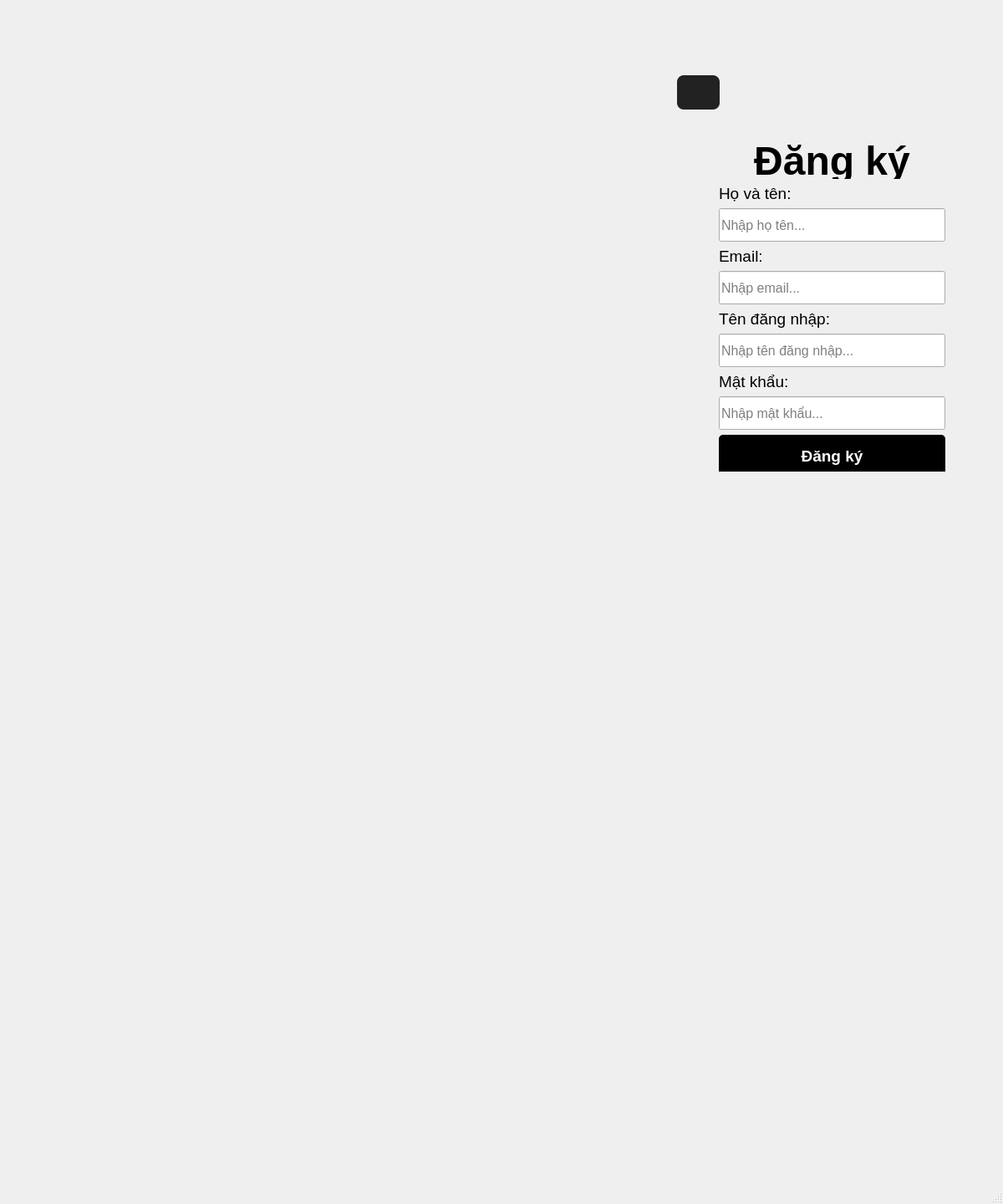
<?xml version="1.0" encoding="UTF-8"?>
<ui version="4.0">
 <class>mainWindow</class>
 <widget class="QMainWindow" name="mainWindow">
  <property name="geometry">
   <rect>
    <x>0</x>
    <y>0</y>
    <width>1200</width>
    <height>1440</height>
   </rect>
  </property>
  <property name="windowTitle">
   <string>Đăng ký - Hệ thống thư viện</string>
  </property>
  <widget class="QWidget" name="centralwidget">
   <widget class="QLabel" name="label_image">
    <property name="geometry">
     <rect>
      <x>20</x>
      <y>20</y>
      <width>736</width>
      <height>1349</height>
     </rect>
    </property>
    <property name="minimumSize">
     <size>
      <width>600</width>
      <height>0</height>
     </size>
    </property>
    <property name="text">
     <string/>
    </property>
    <property name="pixmap">
     <pixmap resource="anhthuvien.qrc">:/newPrefix/anh_thu_vien.bmp</pixmap>
    </property>
    <property name="scaledContents">
     <bool>true</bool>
    </property>
    <property name="alignment">
     <set>Qt::AlignCenter</set>
    </property>
   </widget>
   <widget class="QWidget" name="layoutWidget">
    <property name="geometry">
     <rect>
      <x>860</x>
      <y>170</y>
      <width>271</width>
      <height>394</height>
     </rect>
    </property>
    <layout class="QVBoxLayout" name="verticalLayout">
     <item>
      <widget class="QLabel" name="label_title">
       <property name="maximumSize">
        <size>
         <width>400</width>
         <height>16777215</height>
        </size>
       </property>
       <property name="font">
        <font>
         <family>Helvetica</family>
         <pointsize>36</pointsize>
         <bold>true</bold>
        </font>
       </property>
       <property name="styleSheet">
        <string notr="true">color: black;</string>
       </property>
       <property name="text">
        <string>Đăng ký</string>
       </property>
       <property name="alignment">
        <set>Qt::AlignCenter</set>
       </property>
      </widget>
     </item>
     <item>
      <widget class="QLabel" name="label_user">
       <property name="maximumSize">
        <size>
         <width>400</width>
         <height>16777215</height>
        </size>
       </property>
       <property name="font">
        <font>
         <pointsize>14</pointsize>
        </font>
       </property>
       <property name="styleSheet">
        <string notr="true">color: black;</string>
       </property>
       <property name="text">
        <string>Họ và tên:</string>
       </property>
      </widget>
     </item>
     <item>
      <widget class="QLineEdit" name="lineEdit_name">
       <property name="minimumSize">
        <size>
         <width>0</width>
         <height>40</height>
        </size>
       </property>
       <property name="maximumSize">
        <size>
         <width>400</width>
         <height>40</height>
        </size>
       </property>
       <property name="font">
        <font>
         <pointsize>12</pointsize>
        </font>
       </property>
       <property name="placeholderText">
        <string>Nhập họ tên...</string>
       </property>
      </widget>
     </item>
     <item>
      <widget class="QLabel" name="label_pass">
       <property name="maximumSize">
        <size>
         <width>400</width>
         <height>16777215</height>
        </size>
       </property>
       <property name="font">
        <font>
         <pointsize>14</pointsize>
        </font>
       </property>
       <property name="styleSheet">
        <string notr="true">color: black;</string>
       </property>
       <property name="text">
        <string>Email:</string>
       </property>
      </widget>
     </item>
     <item>
      <widget class="QLineEdit" name="lineEdit_email">
       <property name="minimumSize">
        <size>
         <width>0</width>
         <height>40</height>
        </size>
       </property>
       <property name="maximumSize">
        <size>
         <width>400</width>
         <height>40</height>
        </size>
       </property>
       <property name="font">
        <font>
         <pointsize>12</pointsize>
        </font>
       </property>
       <property name="placeholderText">
        <string>Nhập email...</string>
       </property>
      </widget>
     </item>
     <item>
      <widget class="QLabel" name="label_pass_2">
       <property name="maximumSize">
        <size>
         <width>400</width>
         <height>16777215</height>
        </size>
       </property>
       <property name="font">
        <font>
         <pointsize>14</pointsize>
        </font>
       </property>
       <property name="styleSheet">
        <string notr="true">color: black;</string>
       </property>
       <property name="text">
        <string>Tên đăng nhập:</string>
       </property>
      </widget>
     </item>
     <item>
      <widget class="QLineEdit" name="lineEdit_username_2">
       <property name="minimumSize">
        <size>
         <width>0</width>
         <height>40</height>
        </size>
       </property>
       <property name="maximumSize">
        <size>
         <width>400</width>
         <height>40</height>
        </size>
       </property>
       <property name="font">
        <font>
         <pointsize>12</pointsize>
        </font>
       </property>
       <property name="placeholderText">
        <string>Nhập tên đăng nhập...</string>
       </property>
      </widget>
     </item>
     <item>
      <widget class="QLabel" name="label_pass_4">
       <property name="maximumSize">
        <size>
         <width>400</width>
         <height>16777215</height>
        </size>
       </property>
       <property name="font">
        <font>
         <pointsize>14</pointsize>
        </font>
       </property>
       <property name="styleSheet">
        <string notr="true">color: black;</string>
       </property>
       <property name="text">
        <string>Mật khẩu:</string>
       </property>
      </widget>
     </item>
     <item>
      <widget class="QLineEdit" name="lineEdit_password_regist">
       <property name="minimumSize">
        <size>
         <width>0</width>
         <height>40</height>
        </size>
       </property>
       <property name="maximumSize">
        <size>
         <width>400</width>
         <height>40</height>
        </size>
       </property>
       <property name="font">
        <font>
         <pointsize>12</pointsize>
        </font>
       </property>
       <property name="echoMode">
        <enum>QLineEdit::Password</enum>
       </property>
       <property name="placeholderText">
        <string>Nhập mật khẩu...</string>
       </property>
      </widget>
     </item>
     <item>
      <widget class="QPushButton" name="btn_regist">
       <property name="minimumSize">
        <size>
         <width>0</width>
         <height>50</height>
        </size>
       </property>
       <property name="maximumSize">
        <size>
         <width>400</width>
         <height>50</height>
        </size>
       </property>
       <property name="font">
        <font>
         <pointsize>14</pointsize>
         <bold>true</bold>
        </font>
       </property>
       <property name="styleSheet">
        <string notr="true">QPushButton {
    background-color: black;
    color: white;
    border-radius: 5px;
}
QPushButton:hover {
    background-color: #f6f6f6ff;
}</string>
       </property>
       <property name="text">
        <string>Đăng ký</string>
       </property>
      </widget>
     </item>
    </layout>
   </widget>
   <widget class="QPushButton" name="btn_return_login">
    <property name="geometry">
     <rect>
      <x>810</x>
      <y>90</y>
      <width>51</width>
      <height>41</height>
     </rect>
    </property>
    <property name="styleSheet">
     <string notr="true">QPushButton {
    background-color: #222222;
    color: white;
    border-radius: 8px;
    border: none;
}
QPushButton:hover {
    background-color: #444444;
}</string>
    </property>
    <property name="text">
     <string/>
    </property>
    <property name="icon">
     <iconset theme="QIcon::ThemeIcon::EditUndo"/>
    </property>
    <property name="iconSize">
     <size>
      <width>24</width>
      <height>24</height>
     </size>
    </property>
   </widget>
  </widget>
  <widget class="QMenuBar" name="menubar">
   <property name="geometry">
    <rect>
     <x>0</x>
     <y>0</y>
     <width>1200</width>
     <height>24</height>
    </rect>
   </property>
  </widget>
  <widget class="QStatusBar" name="statusbar"/>
 </widget>
 <resources>
  <include location="anhthuvien.qrc"/>
 </resources>
 <connections/>
</ui>
